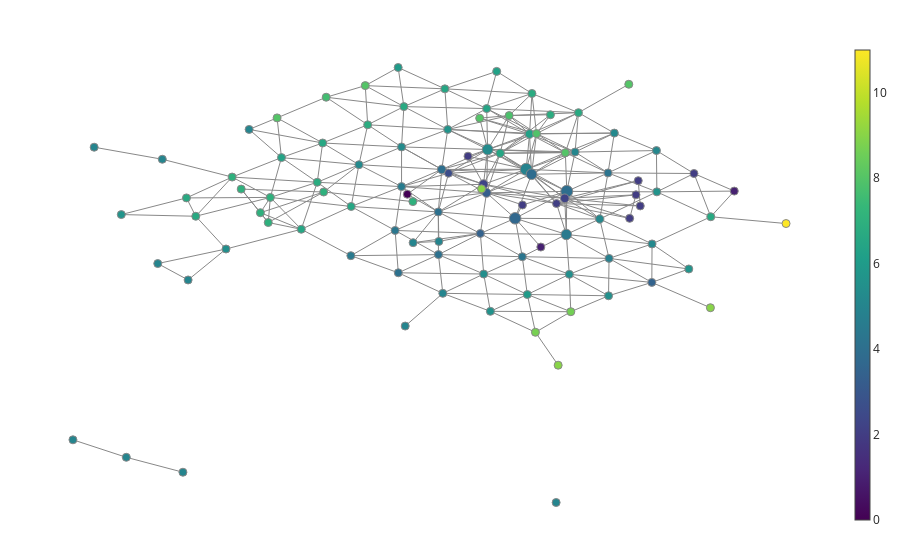

This figure's notebook cell:
### Code cell
fig = plot_static_mapper_graph(
    mapper_pipeline,
    X,
    color_data=parts['cluster'].values,  # or 'title', etc.
    layout_dim=2
)
fig.show()

### Figure 1 — Plotly figure (JSON) as saved in the notebook; plotly's stock layout.template omitted (floating-point values rounded to 4 significant figures; data arrays with more than 128 entries replaced by an {"elided": "..."} marker saying what was removed)
{"data": [{"hoverinfo": "none", "line": {"color": "#888", "width": 1}, "mode": "lines", "name": "edge_trace", "type": "scatter", "uid": "806921ac-cf98-4983-95d8-7745d9ba48f6", "x": {"elided": "948 float values"}, "y": {"elided": "948 float values"}}, {"hoverinfo": "text", "hovertext": ["Node ID: 0<br>Pullback set label: 44<br>Partial cluster label: -1<br>Node size: 262<br>Summary statistic: 3.96", "Node ID: 1<br>Pullback set label: 53<br>Partial cluster label: -1<br>Node size: 127<br>Summary statistic: 5.14", "Node ID: 2<br>Pullback set label: 54<br>Partial cluster label: -1<br>Node size: 201<br>Summary statistic: 4.49", "Node ID: 3<br>Pullback set label: 45<br>Partial cluster label: -1<br>Node size: 243<br>Summary statistic: 3.68", "Node ID: 4<br>Pullback set label: 54<br>Partial cluster label: 0<br>Node size: 5<br>Summary statistic: 1.0", "Node ID: 5<br>Pullback set label: 35<br>Partial cluster label: 0<br>Node size: 59<br>Summary statistic: 8.0", "Node ID: 6<br>Pullback set label: 36<br>Partial cluster label: 0<br>Node size: 263<br>Summary statistic: 4.94", "Node ID: 7<br>Pullback set label: 43<br>Partial cluster label: -1<br>Node size: 46<br>Summary statistic: 4.22", "Node ID: 8<br>Pullback set label: 38<br>Partial cluster label: -1<br>Node size: 59<br>Summary statistic: 4.08", "Node ID: 9<br>Pullback set label: 39<br>Partial cluster label: 0<br>Node size: 5<br>Summary statistic: 5.0", "Node ID: 10<br>Pullback set label: 46<br>Partial cluster label: -1<br>Node size: 62<br>Summary statistic: 3.42", "Node ID: 11<br>Pullback set label: 47<br>Partial cluster label: 0<br>Node size: 5<br>Summary statistic: 5.0", "Node ID: 12<br>Pullback set label: 36<br>Partial cluster label: -1<br>Node size: 209<br>Summary statistic: 3.84", "Node ID: 13<br>Pullback set label: 28<br>Partial cluster label: -1<br>Node size: 136<br>Summary statistic: 3.99", "Node ID: 14<br>Pullback set label: 37<br>Partial cluster label: -1<br>Node size: 146<br>Summary statistic: 3.25", "Node ID: 15<br>Pullback set label: 18<br>Partial cluster label: -1<br>Node size: 117<br>Summary statistic: 5.67", "Node ID: 16<br>Pullback set label: 19<br>Partial cluster label: -1<br>Node size: 79<br>Summary statistic: 5.27", "Node ID: 17<br>Pullback set label: 27<br>Partial cluster label: -1<br>Node size: 215<br>Summary statistic: 5.26", "Node ID: 18<br>Pullback set label: 35<br>Partial cluster label: -1<br>Node size: 71<br>Summary statistic: 5.07", "Node ID: 19<br>Pullback set label: 20<br>Partial cluster label: -1<br>Node size: 55<br>Summary statistic: 5.25", "Node ID: 20<br>Pullback set label: 44<br>Partial cluster label: 0<br>Node size: 138<br>Summary statistic: 2.22", "Node ID: 21<br>Pullback set label: 62<br>Partial cluster label: -1<br>Node size: 22<br>Summary statistic: 5.18", "Node ID: 22<br>Pullback set label: 63<br>Partial cluster label: -1<br>Node size: 56<br>Summary statistic: 4.79", "Node ID: 23<br>Pullback set label: 26<br>Partial cluster label: -1<br>Node size: 138<br>Summary statistic: 6.25", "Node ID: 24<br>Pullback set label: 37<br>Partial cluster label: 0<br>Node size: 152<br>Summary statistic: 2.28", "Node ID: 25<br>Pullback set label: 21<br>Partial cluster label: 0<br>Node size: 35<br>Summary statistic: 7.0", "Node ID: 26<br>Pullback set label: 45<br>Partial cluster label: 0<br>Node size: 97<br>Summary statistic: 2.06", "Node ID: 27<br>Pullback set label: 10<br>Partial cluster label: -1<br>Node size: 36<br>Summary statistic: 6.78", "Node ID: 28<br>Pullback set label: 9<br>Partial cluster label: -1<br>Node size: 37<br>Summary statistic: 6.65", "Node ID: 29<br>Pullback set label: 52<br>Partial cluster label: -1<br>Node size: 16<br>Summary statistic: 5.62", "Node ID: 30<br>Pullback set label: 29<br>Partial cluster label: -1<br>Node size: 71<br>Summary statistic: 4.62", "Node ID: 31<br>Pullback set label: 17<br>Partial cluster label: -1<br>Node size: 87<br>Summary statistic: 6.39", "Node ID: 32<br>Pullback set label: 55<br>Partial cluster label: -1<br>Node size: 63<br>Summary statistic: 4.29", "Node ID: 33<br>Pullback set label: 64<br>Partial cluster label: -1<br>Node size: 38<br>Summary statistic: 5.45", "Node ID: 34<br>Pullback set label: 29<br>Partial cluster label: 0<br>Node size: 24<br>Summary statistic: 7.0", "Node ID: 35<br>Pullback set label: 30<br>Partial cluster label: 0<br>Node size: 28<br>Summary statistic: 7.0", "Node ID: 36<br>Pullback set label: 0<br>Partial cluster label: -1<br>Node size: 2<br>Summary statistic: 6.0", "Node ID: 37<br>Pullback set label: 1<br>Partial cluster label: -1<br>Node size: 10<br>Summary statistic: 8.0", "Node ID: 38<br>Pullback set label: 8<br>Partial cluster label: -1<br>Node size: 22<br>Summary statistic: 6.5", "Node ID: 39<br>Pullback set label: 13<br>Partial cluster label: -1<br>Node size: 28<br>Summary statistic: 7.0", "Node ID: 40<br>Pullback set label: 22<br>Partial cluster label: -1<br>Node size: 42<br>Summary statistic: 7.0", "Node ID: 41<br>Pullback set label: 20<br>Partial cluster label: 0<br>Node size: 10<br>Summary statistic: 7.0", "Node ID: 42<br>Pullback set label: 21<br>Partial cluster label: -1<br>Node size: 66<br>Summary statistic: 6.8", "Node ID: 43<br>Pullback set label: 31<br>Partial cluster label: -1<br>Node size: 16<br>Summary statistic: 6.5", "Node ID: 44<br>Pullback set label: 53<br>Partial cluster label: 0<br>Node size: 7<br>Summary statistic: 2.0", "Node ID: 45<br>Pullback set label: 54<br>Partial cluster label: 1<br>Node size: 6<br>Summary statistic: 2.0", "Node ID: 46<br>Pullback set label: 12<br>Partial cluster label: -1<br>Node size: 31<br>Summary statistic: 6.35", "Node ID: 47<br>Pullback set label: 47<br>Partial cluster label: -1<br>Node size: 19<br>Summary statistic: 4.11", "Node ID: 48<br>Pullback set label: 11<br>Partial cluster label: -1<br>Node size: 22<br>Summary statistic: 6.55", "Node ID: 49<br>Pullback set label: 38<br>Partial cluster label: 0<br>Node size: 5<br>Summary statistic: 7.0", "Node ID: 50<br>Pullback set label: 50<br>Partial cluster label: -1<br>Node size: 2<br>Summary statistic: 5.0", "Node ID: 51<br>Pullback set label: 59<br>Partial cluster label: -1<br>Node size: 1<br>Summary statistic: 5.0", "Node ID: 52<br>Pullback set label: 26<br>Partial cluster label: 0<br>Node size: 83<br>Summary statistic: 7.93", "Node ID: 53<br>Pullback set label: 27<br>Partial cluster label: 0<br>Node size: 127<br>Summary statistic: 6.49", "Node ID: 54<br>Pullback set label: 39<br>Partial cluster label: -1<br>Node size: 21<br>Summary statistic: 4.38", "Node ID: 55<br>Pullback set label: 42<br>Partial cluster label: -1<br>Node size: 8<br>Summary statistic: 5.12", "Node ID: 56<br>Pullback set label: 61<br>Partial cluster label: -1<br>Node size: 11<br>Summary statistic: 6.64", "Node ID: 57<br>Pullback set label: 28<br>Partial cluster label: 0<br>Node size: 39<br>Summary statistic: 2.62", "Node ID: 58<br>Pullback set label: 3<br>Partial cluster label: -1<br>Node size: 5<br>Summary statistic: 8.0", "Node ID: 59<br>Pullback set label: 69<br>Partial cluster label: -1<br>Node size: 11<br>Summary statistic: 3.45", "Node ID: 60<br>Pullback set label: 70<br>Partial cluster label: -1<br>Node size: 14<br>Summary statistic: 5.5", "Node ID: 61<br>Pullback set label: 17<br>Partial cluster label: 0<br>Node size: 36<br>Summary statistic: 7.83", "Node ID: 62<br>Pullback set label: 18<br>Partial cluster label: 1<br>Node size: 6<br>Summary statistic: 8.0", "Node ID: 63<br>Pullback set label: 71<br>Partial cluster label: -1<br>Node size: 11<br>Summary statistic: 8.64", "Node ID: 64<br>Pullback set label: 32<br>Partial cluster label: -1<br>Node size: 9<br>Summary statistic: 5.44", "Node ID: 65<br>Pullback set label: 53<br>Partial cluster label: 1<br>Node size: 7<br>Summary statistic: 2.0", "Node ID: 66<br>Pullback set label: 54<br>Partial cluster label: 2<br>Node size: 7<br>Summary statistic: 2.0", "Node ID: 67<br>Pullback set label: 30<br>Partial cluster label: -1<br>Node size: 35<br>Summary statistic: 6.51", "Node ID: 68<br>Pullback set label: 2<br>Partial cluster label: -1<br>Node size: 8<br>Summary statistic: 7.62", "Node ID: 69<br>Pullback set label: 60<br>Partial cluster label: -1<br>Node size: 2<br>Summary statistic: 1.0", "Node ID: 70<br>Pullback set label: 56<br>Partial cluster label: -1<br>Node size: 15<br>Summary statistic: 5.4", "Node ID: 71<br>Pullback set label: 16<br>Partial cluster label: -1<br>Node size: 29<br>Summary statistic: 6.76", "Node ID: 72<br>Pullback set label: 25<br>Partial cluster label: -1<br>Node size: 27<br>Summary statistic: 6.67", "Node ID: 73<br>Pullback set label: 29<br>Partial cluster label: 1<br>Node size: 5<br>Summary statistic: 0", "Node ID: 74<br>Pullback set label: 24<br>Partial cluster label: -1<br>Node size: 1<br>Summary statistic: 5.0", "Node ID: 75<br>Pullback set label: 23<br>Partial cluster label: -1<br>Node size: 11<br>Summary statistic: 6.64", "Node ID: 76<br>Pullback set label: 18<br>Partial cluster label: 0<br>Node size: 5<br>Summary statistic: 6.8", "Node ID: 77<br>Pullback set label: 5<br>Partial cluster label: -1<br>Node size: 4<br>Summary statistic: 5.0", "Node ID: 78<br>Pullback set label: 34<br>Partial cluster label: -1<br>Node size: 10<br>Summary statistic: 5.2", "Node ID: 79<br>Pullback set label: 65<br>Partial cluster label: -1<br>Node size: 14<br>Summary statistic: 6.0", "Node ID: 80<br>Pullback set label: 15<br>Partial cluster label: -1<br>Node size: 3<br>Summary statistic: 5.67", "Node ID: 81<br>Pullback set label: 40<br>Partial cluster label: -1<br>Node size: 8<br>Summary statistic: 4.5", "Node ID: 82<br>Pullback set label: 48<br>Partial cluster label: -1<br>Node size: 9<br>Summary statistic: 4.11", "Node ID: 83<br>Pullback set label: 57<br>Partial cluster label: -1<br>Node size: 10<br>Summary statistic: 5.0", "Node ID: 84<br>Pullback set label: 67<br>Partial cluster label: -1<br>Node size: 2<br>Summary statistic: 11.0", "Node ID: 85<br>Pullback set label: 26<br>Partial cluster label: 1<br>Node size: 6<br>Summary statistic: 8.0", "Node ID: 86<br>Pullback set label: 72<br>Partial cluster label: -1<br>Node size: 7<br>Summary statistic: 8.71", "Node ID: 87<br>Pullback set label: 74<br>Partial cluster label: -1<br>Node size: 3<br>Summary statistic: 9.0", "Node ID: 88<br>Pullback set label: 73<br>Partial cluster label: -1<br>Node size: 1<br>Summary statistic: 9.0", "Node ID: 89<br>Pullback set label: 51<br>Partial cluster label: -1<br>Node size: 3<br>Summary statistic: 2.0", "Node ID: 90<br>Pullback set label: 68<br>Partial cluster label: -1<br>Node size: 3<br>Summary statistic: 5.67", "Node ID: 91<br>Pullback set label: 28<br>Partial cluster label: 1<br>Node size: 5<br>Summary statistic: 2.0", "Node ID: 92<br>Pullback set label: 14<br>Partial cluster label: -1<br>Node size: 6<br>Summary statistic: 6.67", "Node ID: 93<br>Pullback set label: 41<br>Partial cluster label: -1<br>Node size: 2<br>Summary statistic: 5.0", "Node ID: 94<br>Pullback set label: 7<br>Partial cluster label: -1<br>Node size: 7<br>Summary statistic: 6.29", "Node ID: 95<br>Pullback set label: 66<br>Partial cluster label: -1<br>Node size: 7<br>Summary statistic: 5.57", "Node ID: 96<br>Pullback set label: 49<br>Partial cluster label: -1<br>Node size: 1<br>Summary statistic: 5.0", "Node ID: 97<br>Pullback set label: 36<br>Partial cluster label: 1<br>Node size: 6<br>Summary statistic: 2.0", "Node ID: 98<br>Pullback set label: 4<br>Partial cluster label: -1<br>Node size: 2<br>Summary statistic: 5.0", "Node ID: 99<br>Pullback set label: 58<br>Partial cluster label: -1<br>Node size: 1<br>Summary statistic: 5.0", "Node ID: 100<br>Pullback set label: 75<br>Partial cluster label: -1<br>Node size: 1<br>Summary statistic: 9.0", "Node ID: 101<br>Pullback set label: 6<br>Partial cluster label: -1<br>Node size: 2<br>Summary statistic: 5.0", "Node ID: 102<br>Pullback set label: 33<br>Partial cluster label: -1<br>Node size: 1<br>Summary statistic: 5.0"], "marker": {"color": [3.958, 5.142, 4.493, 3.683, 1, 8, 4.943, 4.217, 4.085, 5, 3.419, 5, 3.842, 3.993, 3.253, 5.667, 5.266, 5.26, 5.07, 5.255, 2.217, 5.182, 4.786, 6.254, 2.276, 7, 2.062, 6.778, 6.649, 5.625, 4.62, 6.391, 4.286, 5.447, 7, 7, 6, 8, 6.5, 7, 7, 7, 6.803, 6.5, 2, 2, 6.355, 4.105, 6.545, 7, 5, 5, 7.928, 6.488, 4.381, 5.125, 6.636, 2.615, 8, 3.455, 5.5, 7.833, 8, 8.636, 5.444, 2, 2, 6.514, 7.625, 1, 5.4, 6.759, 6.667, 0, 5, 6.636, 6.8, 5, 5.2, 6, 5.667, 4.5, 4.111, 5, 11, 8, 8.714, 9, 9, 2, 5.667, 2, 6.667, 5, 6.286, 5.571, 5, 2, 5, 5, 9, 5, 5], "colorbar": {"thickness": 15, "title": {"side": "right", "text": ""}, "xanchor": "left"}, "colorscale": [[0, "#440154"], [0.1111, "#482878"], [0.2222, "#3e4989"], [0.3333, "#31688e"], [0.4444, "#26828e"], [0.5556, "#1f9e89"], [0.6667, "#35b779"], [0.7778, "#6ece58"], [0.8889, "#b5de2b"], [1, "#fde725"]], "line": {"color": "#888", "width": 1}, "opacity": 1, "reversescale": false, "showscale": true, "size": [262, 127, 201, 243, 5, 59, 263, 46, 59, 5, 62, 5, 209, 136, 146, 117, 79, 215, 71, 55, 138, 22, 56, 138, 152, 35, 97, 36, 37, 16, 71, 87, 63, 38, 24, 28, 2, 10, 22, 28, 42, 10, 66, 16, 7, 6, 31, 19, 22, 5, 2, 1, 83, 127, 21, 8, 11, 39, 5, 11, 14, 36, 6, 11, 9, 7, 7, 35, 8, 2, 15, 29, 27, 5, 1, 11, 5, 4, 10, 14, 3, 8, 9, 10, 2, 6, 7, 3, 1, 3, 3, 5, 6, 2, 7, 7, 1, 6, 2, 1, 1, 2, 1], "sizemin": 4, "sizemode": "area", "sizeref": 3.653}, "mode": "markers", "name": "node_trace", "type": "scatter", "uid": "c8f6971e-ad09-49fd-a69d-0f1d0cf58fc9", "x": [2.239, 2.745, 2.232, 1.447, 1.841, 2.217, 1.617, 2.871, 0.2687, 0.2768, 0.9137, -0.1175, 1.699, 0.3216, 1.009, 0.4139, -0.2947, 1.025, 2.366, -0.9483, 2.208, 3.547, 2.887, 1.668, 0.9615, -2.46, 2.082, -0.8142, -0.259, 3.621, -0.2948, 1.011, 1.557, 2.278, -1.489, -2.339, -0.3467, -0.8512, 0.3698, -2.893, -2.307, -2.754, -1.588, -1.833, 3.301, 3.203, -2.136, 0.2709, -1.505, -0.1212, -4.516, -3.648, 1.775, 1.218, -0.3936, 3.614, 4.448, 0.4261, -2.204, 3.544, 2.88, 1.355, 0.9036, 2.301, -2.987, 3.335, 3.366, -1.068, -1.451, 4.808, 0.9651, 1.705, 2.418, -0.2065, 2.076, -3.451, 1.989, -3.964, 2.969, 1.634, -4.593, -1.072, -0.3446, 0.3379, 5.602, 3.19, 1.758, 2.107, 4.442, 4.19, 4.11, 0.7246, -3.594, -3.569, 1.164, 1.068, -5.334, 1.559, -2.633, -0.2388, 0.9313, -5.009, -4.034], "y": [0.4082, -0.4763, -0.9709, -0.4548, -1.375, 1.646, 1.115, 0.9988, -0.2513, -1.195, -0.9404, -1.235, 0.9563, 1.11, 0.3612, 2.39, 1.831, 1.749, 1.667, 1.262, 0.1848, -1.275, -1.738, 2.244, 0.635, -0.2746, 0.01865, 2.54, 3.122, 0.3927, 0.5603, 3.059, -1.684, -2.248, 0.3877, -0.5896, 4.374, 3.794, 3.691, 0.8662, 0.2147, 0.4807, 0.6991, -0.8048, 0.298, -0.4557, 1.489, -1.617, 1.957, 0.08013, -8.107, -8.585, 2.258, 1.628, -0.8432, 1.715, -0.4049, 0.9893, 2.761, -2.507, -2.935, 2.836, 2.752, -3.445, -1.438, 0.7507, -0.05816, -0.07578, 3.423, 0.4168, -2.239, 3.542, 2.928, 0.3175, -9.554, -0.389, 2.862, 1.436, 2.274, -2.895, -0.3347, -1.65, -2.199, -2.857, -0.6219, 3.838, -4.104, -5.157, -3.317, 0.9799, -2.077, 1.534, 0.1983, -2.429, 4.25, -3.433, -7.547, -0.02757, 2.392, -3.904, 0.4884, 1.822, -1.903]}], "layout": {"autosize": false, "hovermode": "closest", "margin": {"b": 20, "l": 5, "r": 5, "t": 40}, "showlegend": false, "title": {"text": ""}, "xaxis": {"showgrid": false, "showline": false, "showticklabels": false, "ticks": "", "title": {"text": ""}, "zeroline": false}, "yaxis": {"showgrid": false, "showline": false, "showticklabels": false, "ticks": "", "title": {"text": ""}, "zeroline": false}}}
